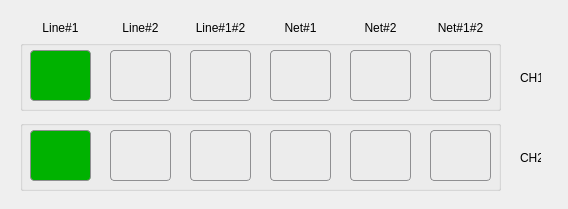
<?xml version="1.0" encoding="UTF-8"?>
<ui version="4.0">
 <class>AmpRouter</class>
 <widget class="QDialog" name="AmpRouter">
  <property name="geometry">
   <rect>
    <x>0</x>
    <y>0</y>
    <width>568</width>
    <height>209</height>
   </rect>
  </property>
  <property name="windowTitle">
   <string>Dialog</string>
  </property>
  <property name="styleSheet">
   <string notr="true">QPushButton {
     border: 1px solid #8f8f91;
     border-radius: 4px;
     background-color: qlineargradient(x1: 0, y1: 0, x2: 0, y2: 1,
                                       stop: 0 #f6f7fa, stop: 1 #dadbde);
 }

 QPushButton:pressed {
     background-color: qlineargradient(x1: 0, y1: 0, x2: 0, y2: 1,
                                       stop: 0 #dadbde, stop: 1 #f6f7fa);
 }
QPushButton:checked{
	background-color: rgb(0, 178, 0);
}</string>
  </property>
  <widget class="QLabel" name="label_4">
   <property name="geometry">
    <rect>
     <x>350</x>
     <y>20</y>
     <width>61</width>
     <height>16</height>
    </rect>
   </property>
   <property name="text">
    <string>Net#2</string>
   </property>
   <property name="alignment">
    <set>Qt::AlignCenter</set>
   </property>
  </widget>
  <widget class="QLabel" name="label_out">
   <property name="geometry">
    <rect>
     <x>520</x>
     <y>70</y>
     <width>21</width>
     <height>16</height>
    </rect>
   </property>
   <property name="text">
    <string>CH1</string>
   </property>
  </widget>
  <widget class="QLabel" name="label_5">
   <property name="geometry">
    <rect>
     <x>430</x>
     <y>20</y>
     <width>61</width>
     <height>16</height>
    </rect>
   </property>
   <property name="text">
    <string>Net#1#2</string>
   </property>
   <property name="alignment">
    <set>Qt::AlignCenter</set>
   </property>
  </widget>
  <widget class="QGroupBox" name="groupBox">
   <property name="geometry">
    <rect>
     <x>20</x>
     <y>40</y>
     <width>481</width>
     <height>71</height>
    </rect>
   </property>
   <property name="title">
    <string/>
   </property>
   <widget class="QPushButton" name="ch1line12out">
    <property name="geometry">
     <rect>
      <x>170</x>
      <y>10</y>
      <width>61</width>
      <height>51</height>
     </rect>
    </property>
    <property name="styleSheet">
     <string notr="true"/>
    </property>
    <property name="text">
     <string/>
    </property>
    <property name="checkable">
     <bool>true</bool>
    </property>
    <property name="autoExclusive">
     <bool>true</bool>
    </property>
   </widget>
   <widget class="QPushButton" name="ch1line2out">
    <property name="geometry">
     <rect>
      <x>90</x>
      <y>10</y>
      <width>61</width>
      <height>51</height>
     </rect>
    </property>
    <property name="styleSheet">
     <string notr="true"/>
    </property>
    <property name="text">
     <string/>
    </property>
    <property name="checkable">
     <bool>true</bool>
    </property>
    <property name="checked">
     <bool>false</bool>
    </property>
    <property name="autoExclusive">
     <bool>true</bool>
    </property>
   </widget>
   <widget class="QPushButton" name="ch1line1out">
    <property name="geometry">
     <rect>
      <x>10</x>
      <y>10</y>
      <width>61</width>
      <height>51</height>
     </rect>
    </property>
    <property name="styleSheet">
     <string notr="true">QPushButton {
     border: 1px solid #8f8f91;
     border-radius: 4px;
     background-color: qlineargradient(x1: 0, y1: 0, x2: 0, y2: 1,
                                       stop: 0 #f6f7fa, stop: 1 #dadbde);
 }

 QPushButton:pressed {
     background-color: qlineargradient(x1: 0, y1: 0, x2: 0, y2: 1,
                                       stop: 0 #dadbde, stop: 1 #f6f7fa);
 }
QPushButton:checked{
	background-color: rgb(0, 178, 0);
}</string>
    </property>
    <property name="text">
     <string/>
    </property>
    <property name="checkable">
     <bool>true</bool>
    </property>
    <property name="checked">
     <bool>true</bool>
    </property>
    <property name="autoExclusive">
     <bool>true</bool>
    </property>
   </widget>
   <widget class="QPushButton" name="ch1net1out">
    <property name="geometry">
     <rect>
      <x>250</x>
      <y>10</y>
      <width>61</width>
      <height>51</height>
     </rect>
    </property>
    <property name="styleSheet">
     <string notr="true"/>
    </property>
    <property name="text">
     <string/>
    </property>
    <property name="checkable">
     <bool>true</bool>
    </property>
    <property name="autoExclusive">
     <bool>true</bool>
    </property>
   </widget>
   <widget class="QPushButton" name="ch1net2out">
    <property name="geometry">
     <rect>
      <x>330</x>
      <y>10</y>
      <width>61</width>
      <height>51</height>
     </rect>
    </property>
    <property name="styleSheet">
     <string notr="true"/>
    </property>
    <property name="text">
     <string/>
    </property>
    <property name="checkable">
     <bool>true</bool>
    </property>
    <property name="checked">
     <bool>false</bool>
    </property>
    <property name="autoExclusive">
     <bool>true</bool>
    </property>
   </widget>
   <widget class="QPushButton" name="ch1net12out">
    <property name="geometry">
     <rect>
      <x>410</x>
      <y>10</y>
      <width>61</width>
      <height>51</height>
     </rect>
    </property>
    <property name="styleSheet">
     <string notr="true"/>
    </property>
    <property name="text">
     <string/>
    </property>
    <property name="checkable">
     <bool>true</bool>
    </property>
    <property name="autoExclusive">
     <bool>true</bool>
    </property>
   </widget>
  </widget>
  <widget class="QLabel" name="label">
   <property name="geometry">
    <rect>
     <x>30</x>
     <y>20</y>
     <width>61</width>
     <height>16</height>
    </rect>
   </property>
   <property name="text">
    <string>Line#1</string>
   </property>
   <property name="alignment">
    <set>Qt::AlignCenter</set>
   </property>
  </widget>
  <widget class="QLabel" name="label_3">
   <property name="geometry">
    <rect>
     <x>270</x>
     <y>20</y>
     <width>61</width>
     <height>16</height>
    </rect>
   </property>
   <property name="text">
    <string>Net#1</string>
   </property>
   <property name="alignment">
    <set>Qt::AlignCenter</set>
   </property>
  </widget>
  <widget class="QGroupBox" name="groupBox_2">
   <property name="geometry">
    <rect>
     <x>20</x>
     <y>120</y>
     <width>481</width>
     <height>71</height>
    </rect>
   </property>
   <property name="title">
    <string/>
   </property>
   <widget class="QPushButton" name="ch2line12out">
    <property name="geometry">
     <rect>
      <x>170</x>
      <y>10</y>
      <width>61</width>
      <height>51</height>
     </rect>
    </property>
    <property name="styleSheet">
     <string notr="true"/>
    </property>
    <property name="text">
     <string/>
    </property>
    <property name="checkable">
     <bool>true</bool>
    </property>
    <property name="autoExclusive">
     <bool>true</bool>
    </property>
   </widget>
   <widget class="QPushButton" name="ch2line2out">
    <property name="geometry">
     <rect>
      <x>90</x>
      <y>10</y>
      <width>61</width>
      <height>51</height>
     </rect>
    </property>
    <property name="styleSheet">
     <string notr="true"/>
    </property>
    <property name="text">
     <string/>
    </property>
    <property name="checkable">
     <bool>true</bool>
    </property>
    <property name="checked">
     <bool>false</bool>
    </property>
    <property name="autoExclusive">
     <bool>true</bool>
    </property>
   </widget>
   <widget class="QPushButton" name="ch2line1out">
    <property name="geometry">
     <rect>
      <x>10</x>
      <y>10</y>
      <width>61</width>
      <height>51</height>
     </rect>
    </property>
    <property name="styleSheet">
     <string notr="true">QPushButton {
     border: 1px solid #8f8f91;
     border-radius: 4px;
     background-color: qlineargradient(x1: 0, y1: 0, x2: 0, y2: 1,
                                       stop: 0 #f6f7fa, stop: 1 #dadbde);
 }

 QPushButton:pressed {
     background-color: qlineargradient(x1: 0, y1: 0, x2: 0, y2: 1,
                                       stop: 0 #dadbde, stop: 1 #f6f7fa);
 }
QPushButton:checked{
	background-color: rgb(0, 178, 0);
}</string>
    </property>
    <property name="text">
     <string/>
    </property>
    <property name="checkable">
     <bool>true</bool>
    </property>
    <property name="checked">
     <bool>true</bool>
    </property>
    <property name="autoExclusive">
     <bool>true</bool>
    </property>
   </widget>
   <widget class="QPushButton" name="ch2net1out">
    <property name="geometry">
     <rect>
      <x>250</x>
      <y>10</y>
      <width>61</width>
      <height>51</height>
     </rect>
    </property>
    <property name="styleSheet">
     <string notr="true"/>
    </property>
    <property name="text">
     <string/>
    </property>
    <property name="checkable">
     <bool>true</bool>
    </property>
    <property name="autoExclusive">
     <bool>true</bool>
    </property>
   </widget>
   <widget class="QPushButton" name="ch2net2out">
    <property name="geometry">
     <rect>
      <x>330</x>
      <y>10</y>
      <width>61</width>
      <height>51</height>
     </rect>
    </property>
    <property name="styleSheet">
     <string notr="true"/>
    </property>
    <property name="text">
     <string/>
    </property>
    <property name="checkable">
     <bool>true</bool>
    </property>
    <property name="checked">
     <bool>false</bool>
    </property>
    <property name="autoExclusive">
     <bool>true</bool>
    </property>
   </widget>
   <widget class="QPushButton" name="ch2net12out">
    <property name="geometry">
     <rect>
      <x>410</x>
      <y>10</y>
      <width>61</width>
      <height>51</height>
     </rect>
    </property>
    <property name="styleSheet">
     <string notr="true"/>
    </property>
    <property name="text">
     <string/>
    </property>
    <property name="checkable">
     <bool>true</bool>
    </property>
    <property name="autoExclusive">
     <bool>true</bool>
    </property>
   </widget>
  </widget>
  <widget class="QLabel" name="label_out_2">
   <property name="geometry">
    <rect>
     <x>520</x>
     <y>150</y>
     <width>21</width>
     <height>16</height>
    </rect>
   </property>
   <property name="text">
    <string>CH2</string>
   </property>
  </widget>
  <widget class="QLabel" name="label_2">
   <property name="geometry">
    <rect>
     <x>110</x>
     <y>20</y>
     <width>61</width>
     <height>16</height>
    </rect>
   </property>
   <property name="text">
    <string>Line#2</string>
   </property>
   <property name="alignment">
    <set>Qt::AlignCenter</set>
   </property>
  </widget>
  <widget class="QLabel" name="label_6">
   <property name="geometry">
    <rect>
     <x>190</x>
     <y>20</y>
     <width>61</width>
     <height>16</height>
    </rect>
   </property>
   <property name="text">
    <string>Line#1#2</string>
   </property>
   <property name="alignment">
    <set>Qt::AlignCenter</set>
   </property>
  </widget>
 </widget>
 <resources/>
 <connections/>
</ui>
